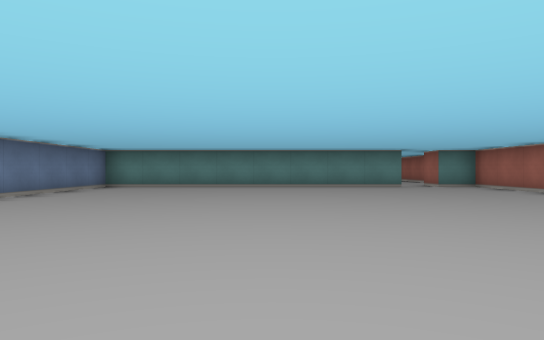
View 1 (above)

16 first-person views from a walk through a cub3D maze. The camera is about half as high as the walls, looks level and sees 70° across. The floor is counted in squares. Each view is taken from the middle of a square. On the plan, view 1 faces up. The plan holds only what a view shows up to about 9 squares ahead; the rest is blank.

View 2
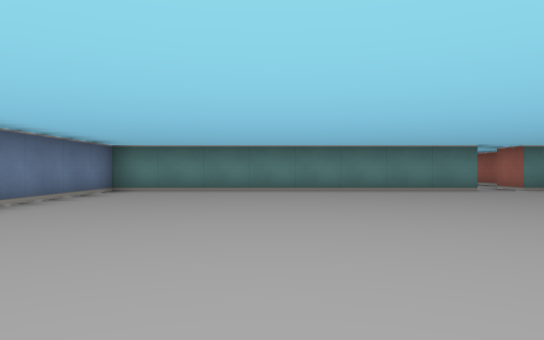

View 3
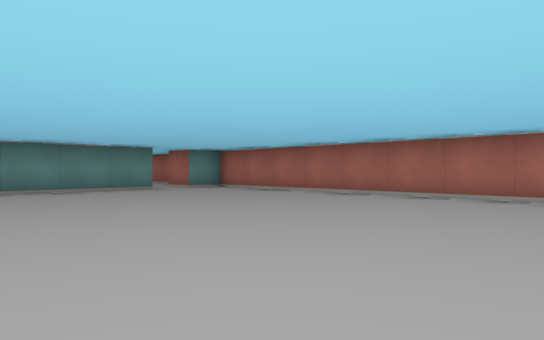

View 4
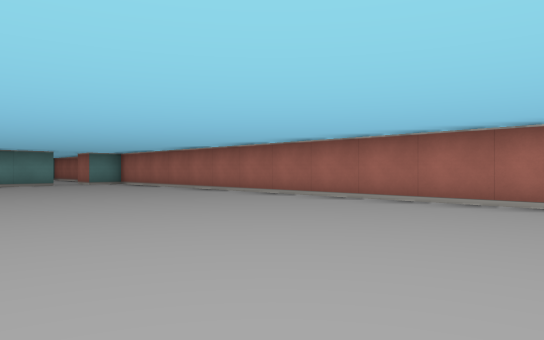

View 5
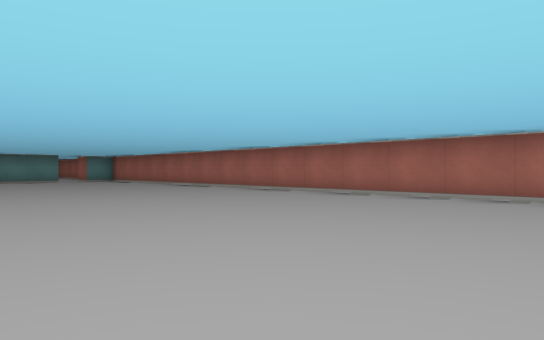

View 6
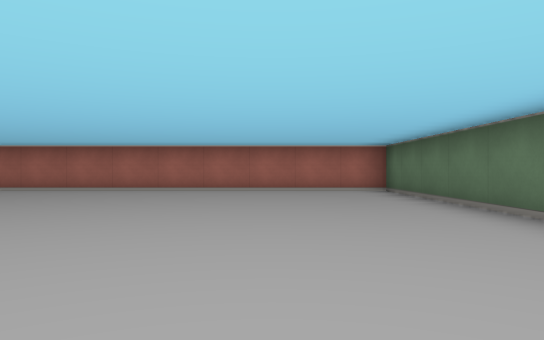

View 7
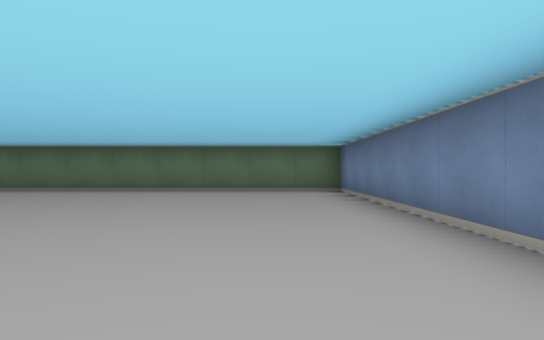

View 8
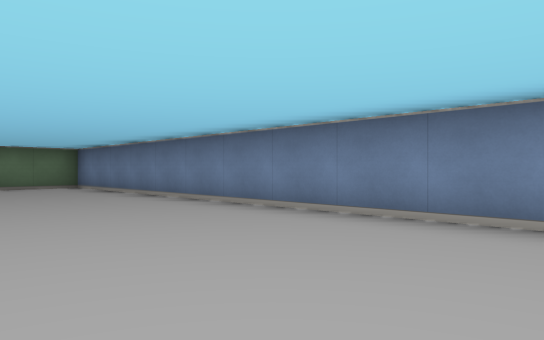

View 9
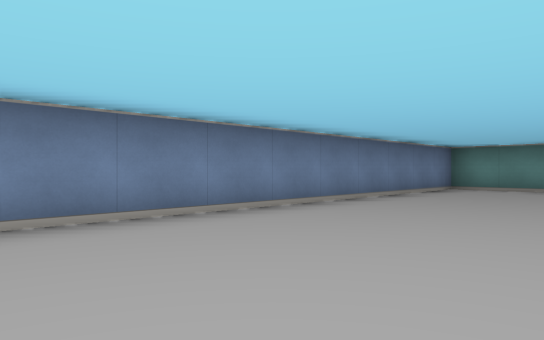

View 10
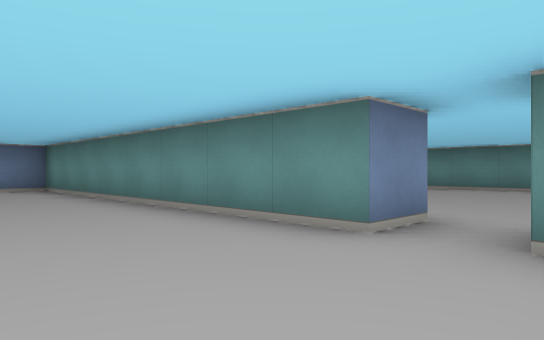

View 11
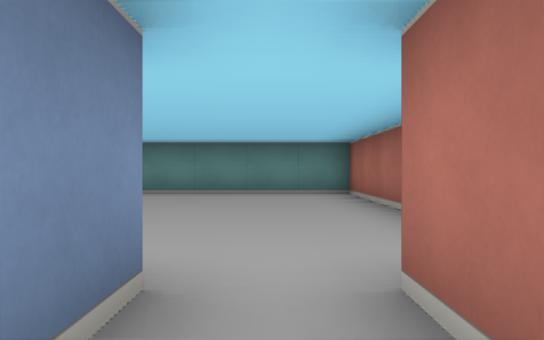

View 12
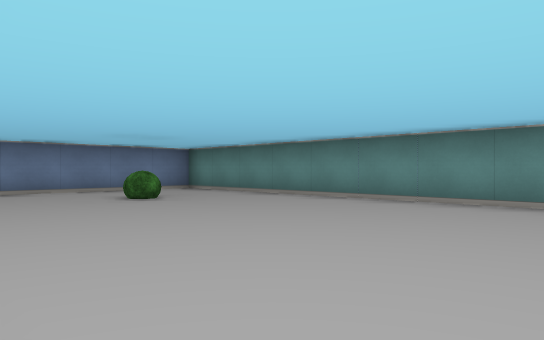

View 13
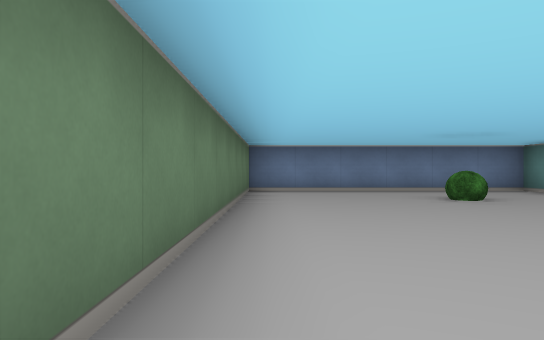

View 14
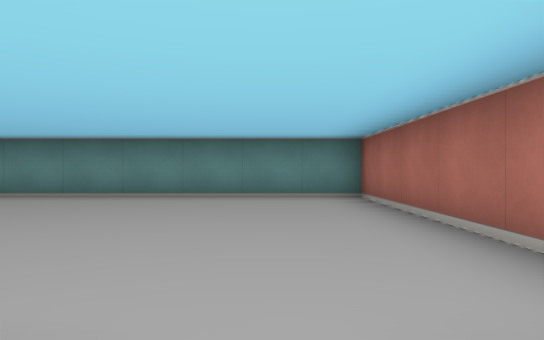

View 15
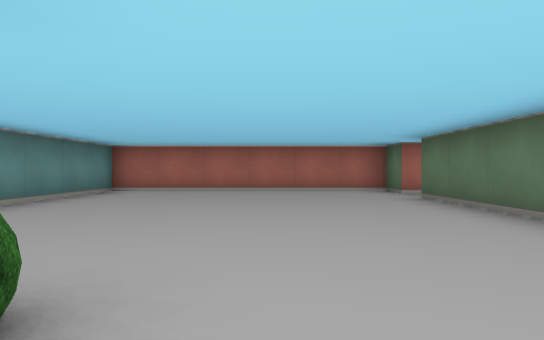

View 16
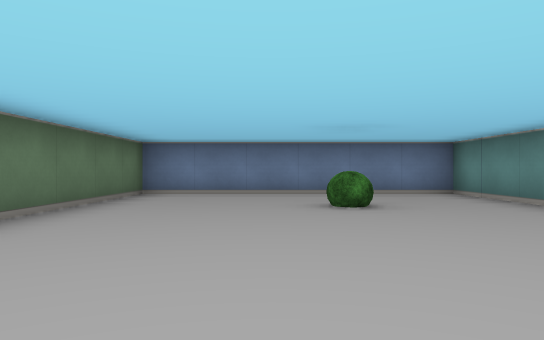

### Floor plan
Points are (right, up) in squares from view 1. A wall is a line through its corners. A room is listed if a view was taken in it or the views show most of it. See-through windows are left out.
Room 1 (views 1, 2, 3, 4, 5, 6, 7, 8, 9, 10, 11)
walls: (3.5, 10.5) (-4.5, 10.5) (-4.5, -8.5) (5.5, -8.5) (5.5, 9); (5, 10.5) (4.5, 10.5)
ways out: opening at (4, 11) to room 2
Room 2 (views 12, 13, 14, 15, 16)
walls: (4.5, 10.5) (4.5, 11.5) (5.5, 11.5) (5.5, 17.5) (-4.5, 17.5) (-4.5, 11.5) (3.5, 11.5) (3.5, 10.5)
ways out: opening at (4, 11) to room 1
objects: bush (-2, 15)

Where each view was taken, in squares from view 1:
view 1: 0 up, 0 right, facing up
view 2: 2 up, 1 left, facing up
view 3: 2 up, 1 left, facing up-right
view 4: 2 down, 0 right, facing up-right
view 5: 5 down, 1 left, facing up-right
view 6: 6 down, 3 left, facing right
view 7: 0 up, 3 left, facing down
view 8: 2 up, 1 left, facing down-left
view 9: 1 up, 1 left, facing up-left
view 10: 8 up, 5 right, facing up-left
view 11: 10 up, 4 right, facing up
view 12: 12 up, 4 right, facing up-left
view 13: 12 up, 4 right, facing left
view 14: 11 up, 4 right, facing up
view 15: 14 up, 3 left, facing right
view 16: 14 up, 3 right, facing left
